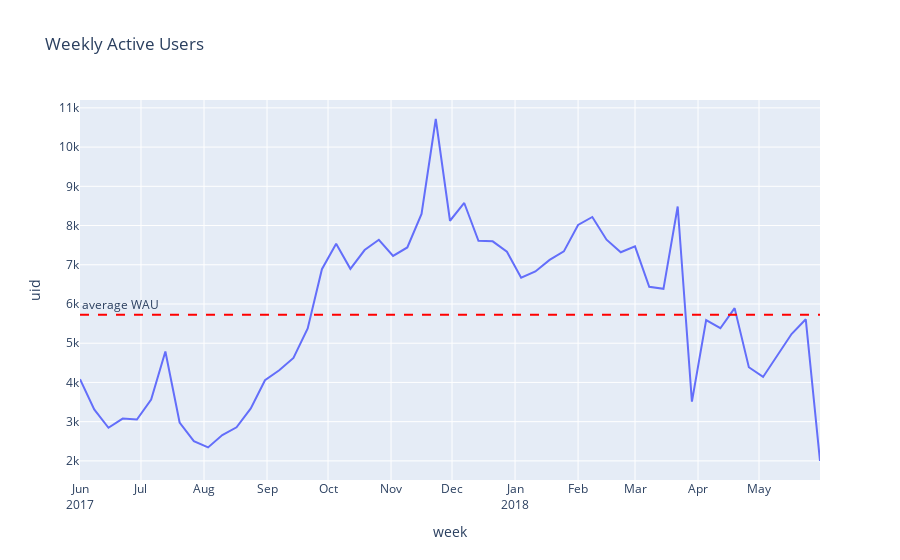

The code cell stored with this chart in its notebook:
### Markdown cell above
##### The plarform has an average of 5724 users being active during a week.

### Code cell
# Plot the WAU metrics. 
fig = px.line(wau, x = 'week',
              y = 'uid',
              title = 'Weekly Active Users')
#adding reference line with average WAU over time
fig.add_hline(y = wau['uid'].mean(),
              line_dash = 'dash',
              line_color = 'red',
              annotation_text = 'average WAU',
             annotation_position = 'top left')
#customize x-axis to show all months
fig.update_xaxes(
    dtick = 'M1', #tick every month
    tickformat = '%b\n%Y' #format the ticks as abbreviated month names.
)
fig.show()

### Figure 1 — Plotly figure (JSON) as saved in the notebook; plotly's stock layout.template omitted (floating-point values rounded to 4 significant figures)
{"data": [{"hovertemplate": "week=%{x}<br>uid=%{y}<extra></extra>", "legendgroup": "", "line": {"color": "#636efa", "dash": "solid"}, "marker": {"symbol": "circle"}, "mode": "lines", "name": "", "orientation": "v", "showlegend": false, "type": "scatter", "x": ["2017-06-01T00:00:00", "2017-06-08T00:00:00", "2017-06-15T00:00:00", "2017-06-22T00:00:00", "2017-06-29T00:00:00", "2017-07-06T00:00:00", "2017-07-13T00:00:00", "2017-07-20T00:00:00", "2017-07-27T00:00:00", "2017-08-03T00:00:00", "2017-08-10T00:00:00", "2017-08-17T00:00:00", "2017-08-24T00:00:00", "2017-08-31T00:00:00", "2017-09-07T00:00:00", "2017-09-14T00:00:00", "2017-09-21T00:00:00", "2017-09-28T00:00:00", "2017-10-05T00:00:00", "2017-10-12T00:00:00", "2017-10-19T00:00:00", "2017-10-26T00:00:00", "2017-11-02T00:00:00", "2017-11-09T00:00:00", "2017-11-16T00:00:00", "2017-11-23T00:00:00", "2017-11-30T00:00:00", "2017-12-07T00:00:00", "2017-12-14T00:00:00", "2017-12-21T00:00:00", "2017-12-28T00:00:00", "2018-01-04T00:00:00", "2018-01-11T00:00:00", "2018-01-18T00:00:00", "2018-01-25T00:00:00", "2018-02-01T00:00:00", "2018-02-08T00:00:00", "2018-02-15T00:00:00", "2018-02-22T00:00:00", "2018-03-01T00:00:00", "2018-03-08T00:00:00", "2018-03-15T00:00:00", "2018-03-22T00:00:00", "2018-03-29T00:00:00", "2018-04-05T00:00:00", "2018-04-12T00:00:00", "2018-04-19T00:00:00", "2018-04-26T00:00:00", "2018-05-03T00:00:00", "2018-05-10T00:00:00", "2018-05-17T00:00:00", "2018-05-24T00:00:00", "2018-05-31T00:00:00"], "xaxis": "x", "y": [4082, 3311, 2844, 3079, 3055, 3563, 4790, 2978, 2505, 2343, 2658, 2856, 3337, 4056, 4311, 4625, 5377, 6888, 7535, 6896, 7375, 7638, 7226, 7441, 8294, 10716, 8122, 8575, 7611, 7597, 7334, 6672, 6829, 7123, 7341, 8016, 8218, 7639, 7319, 7470, 6439, 6387, 8486, 3511, 5590, 5382, 5894, 4388, 4140, 4692, 5234, 5609, 1997], "yaxis": "y"}], "layout": {"annotations": [{"showarrow": false, "text": "average WAU", "x": 0, "xanchor": "left", "xref": "x domain", "y": 5724.0, "yanchor": "bottom", "yref": "y"}], "legend": {"tracegroupgap": 0}, "shapes": [{"line": {"color": "red", "dash": "dash"}, "type": "line", "x0": 0, "x1": 1, "xref": "x domain", "y0": 5724.0, "y1": 5724.0, "yref": "y"}], "title": {"text": "Weekly Active Users"}, "xaxis": {"anchor": "y", "domain": [0, 1], "dtick": "M1", "tickformat": "%b\n%Y", "title": {"text": "week"}}, "yaxis": {"anchor": "x", "domain": [0, 1], "title": {"text": "uid"}}}}
